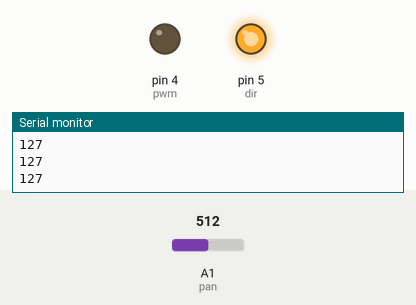
Simulated run of this sketch. Board: Arduino Uno, built with avr-gcc and run on an emulated ATmega328P. Shown: output pins drawn as LEDs (lit = HIGH), the last lines printed to the serial monitor. Inputs (shaded band) come from the test bench; at power-on: A1 (pan) = 512.

Above: at 1.2 s.
1.3 s: A1 (pan) set to 524
At 2.6 s:
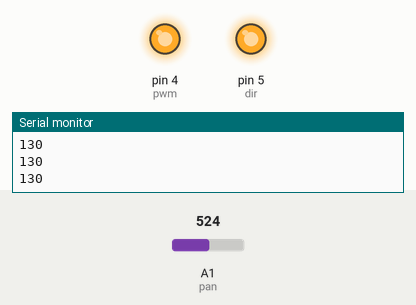
2.9 s: A1 (pan) set to 511
At 4.2 s:
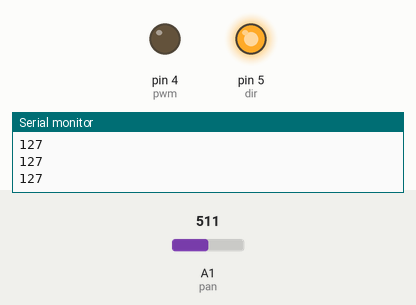
4.5 s: A1 (pan) set to 716
At 4.9 s:
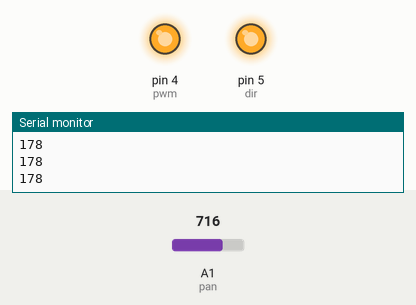
Timing chart, 0 to 7.5 s (numbered marks = the images above; inputs shaded):
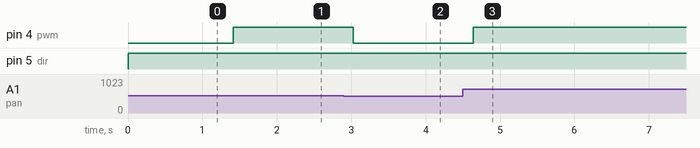

The sketch:

pwm_test.ino
```cpp
// #define diy_pwm A2
#define chanA 2
#define chanAInt 0
#define chanB 3
#define chanBInt 1
#define pwm 4
#define dir 5
#define pan A1
int pan_op;
void setup(){

pinMode(pwm,OUTPUT);
pinMode(dir,OUTPUT);
pinMode(chanA,INPUT);
digitalWrite(chanA,LOW);
pinMode(chanB,INPUT);
digitalWrite(chanB,LOW);
//pinMode(diy_pwm,OUTPUT);
pinMode(pan,INPUT);
Serial.begin(9600);


}

void loop(){

int pwm_value=0;
digitalWrite(dir,HIGH);                                          // set DIR pin HIGH or LOW
float reading = 0.0;               //get average five consecutive analog readings from A1 pin (pot)

for(int i =0;i<5;i++)
reading += analogRead(pan);

reading/=5;
pan_op=reading*0.2493;          //convert from 10 bit to 8 bit, 0.2493 = 255/1023 5v/1023=0.004887
Serial.println(pan_op);
delay(100);
analogWrite(pwm,pan_op);
//for(pwm_value=0;pwm_value<256;pwm_value++){
//analogWrite(pwm,pwm_value);                               //increase PWM in every 0.1 sec
//delay(100);
//}


//while(1) continue;                                               //continue,terminate loop;
}
```

Measured:
- the behaviour switches between 513 and 514 on A1 (pan) (found by bisection; images 0 and 1)
- after the input at 1.3 s, pin 4 (pwm): LOW → HIGH after 0.11 s
- after the input at 2.9 s, pin 4 (pwm): HIGH → LOW after 0.13 s
- after the input at 4.5 s, pin 4 (pwm): LOW → HIGH after 0.14 s
